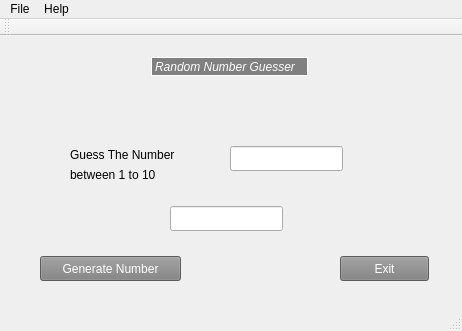
<?xml version="1.0" encoding="UTF-8"?>
<ui version="4.0">
 <class>MainWindow</class>
 <widget class="QMainWindow" name="MainWindow">
  <property name="geometry">
   <rect>
    <x>0</x>
    <y>0</y>
    <width>462</width>
    <height>331</height>
   </rect>
  </property>
  <property name="windowTitle">
   <string>MainWindow</string>
  </property>
  <property name="styleSheet">
   <string notr="true">Qlabel{
	background-color:blue;
	color:white;
}</string>
  </property>
  <widget class="QWidget" name="centralWidget">
   <widget class="QWidget" name="verticalLayoutWidget">
    <property name="geometry">
     <rect>
      <x>140</x>
      <y>10</y>
      <width>179</width>
      <height>41</height>
     </rect>
    </property>
    <layout class="QVBoxLayout" name="verticalLayout">
     <item>
      <widget class="QLabel" name="label">
       <property name="font">
        <font>
         <italic>true</italic>
        </font>
       </property>
       <property name="styleSheet">
        <string notr="true">QLabel#label{
	background-color:gray;
   color:white;
}</string>
       </property>
       <property name="frameShape">
        <enum>QFrame::Box</enum>
       </property>
       <property name="text">
        <string>Random Number Guesser</string>
       </property>
      </widget>
     </item>
    </layout>
   </widget>
   <widget class="QLabel" name="label_2">
    <property name="geometry">
     <rect>
      <x>70</x>
      <y>110</y>
      <width>141</width>
      <height>17</height>
     </rect>
    </property>
    <property name="text">
     <string>Guess The Number</string>
    </property>
   </widget>
   <widget class="QLineEdit" name="inputVar">
    <property name="geometry">
     <rect>
      <x>230</x>
      <y>110</y>
      <width>113</width>
      <height>25</height>
     </rect>
    </property>
   </widget>
   <widget class="QPushButton" name="randNum">
    <property name="geometry">
     <rect>
      <x>40</x>
      <y>220</y>
      <width>141</width>
      <height>25</height>
     </rect>
    </property>
    <property name="styleSheet">
     <string notr="true">QPushButton#randNum{
		background-color:gray;
		color:white;
}
QPushButton#randNum:hover {
	color:black;
}</string>
    </property>
    <property name="text">
     <string>Generate Number</string>
    </property>
   </widget>
   <widget class="QLineEdit" name="outputVal">
    <property name="geometry">
     <rect>
      <x>170</x>
      <y>170</y>
      <width>113</width>
      <height>25</height>
     </rect>
    </property>
   </widget>
   <widget class="QPushButton" name="Exit">
    <property name="geometry">
     <rect>
      <x>340</x>
      <y>220</y>
      <width>89</width>
      <height>25</height>
     </rect>
    </property>
    <property name="styleSheet">
     <string notr="true">QPushButton#Exit{
		background-color:gray;
		color:white;
}
QPushButton#Exit:hover{
	color:black;
}</string>
    </property>
    <property name="text">
     <string>Exit</string>
    </property>
   </widget>
   <widget class="QLabel" name="label_3">
    <property name="geometry">
     <rect>
      <x>70</x>
      <y>130</y>
      <width>111</width>
      <height>17</height>
     </rect>
    </property>
    <property name="text">
     <string>between 1 to 10</string>
    </property>
   </widget>
  </widget>
  <widget class="QMenuBar" name="menuBar">
   <property name="geometry">
    <rect>
     <x>0</x>
     <y>0</y>
     <width>462</width>
     <height>22</height>
    </rect>
   </property>
   <widget class="QMenu" name="menuFile">
    <property name="title">
     <string>File</string>
    </property>
    <addaction name="actionNew"/>
    <addaction name="actionExit"/>
   </widget>
   <widget class="QMenu" name="menuHelp">
    <property name="title">
     <string>Help</string>
    </property>
   </widget>
   <addaction name="menuFile"/>
   <addaction name="menuHelp"/>
  </widget>
  <widget class="QToolBar" name="mainToolBar">
   <attribute name="toolBarArea">
    <enum>TopToolBarArea</enum>
   </attribute>
   <attribute name="toolBarBreak">
    <bool>false</bool>
   </attribute>
  </widget>
  <widget class="QStatusBar" name="statusBar"/>
  <action name="actionNew">
   <property name="text">
    <string>New</string>
   </property>
  </action>
  <action name="actionExit">
   <property name="text">
    <string>Exit</string>
   </property>
  </action>
 </widget>
 <layoutdefault spacing="6" margin="11"/>
 <resources/>
 <connections/>
</ui>
